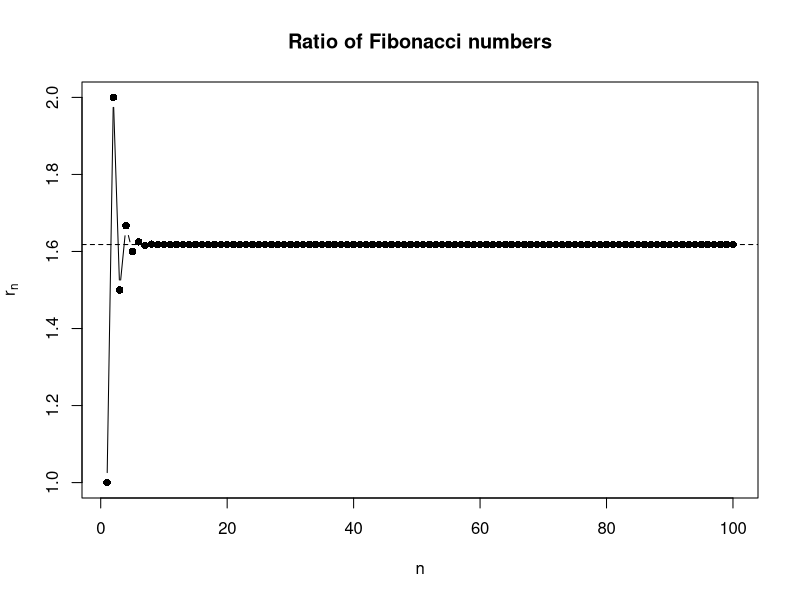
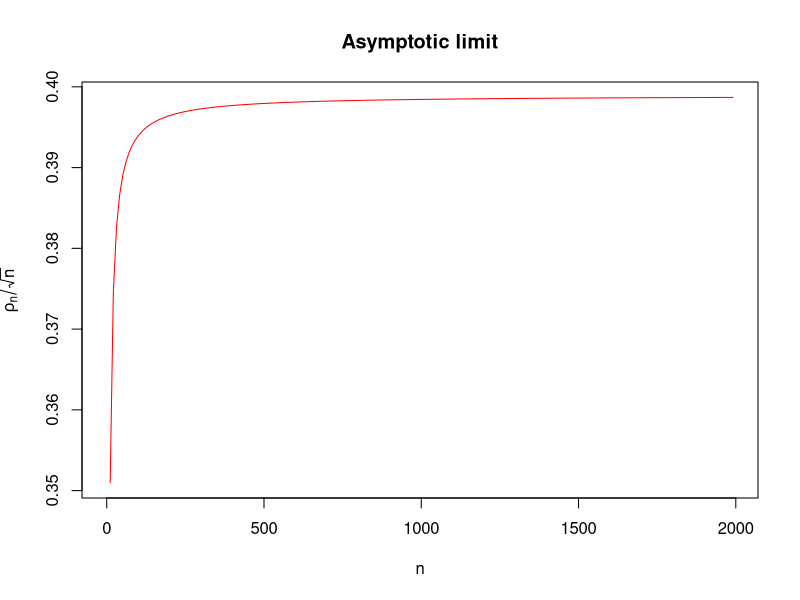
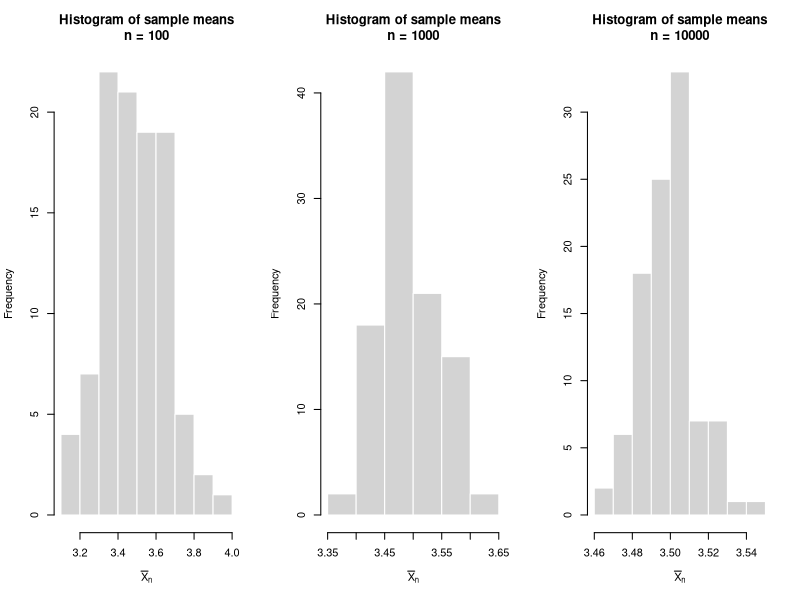
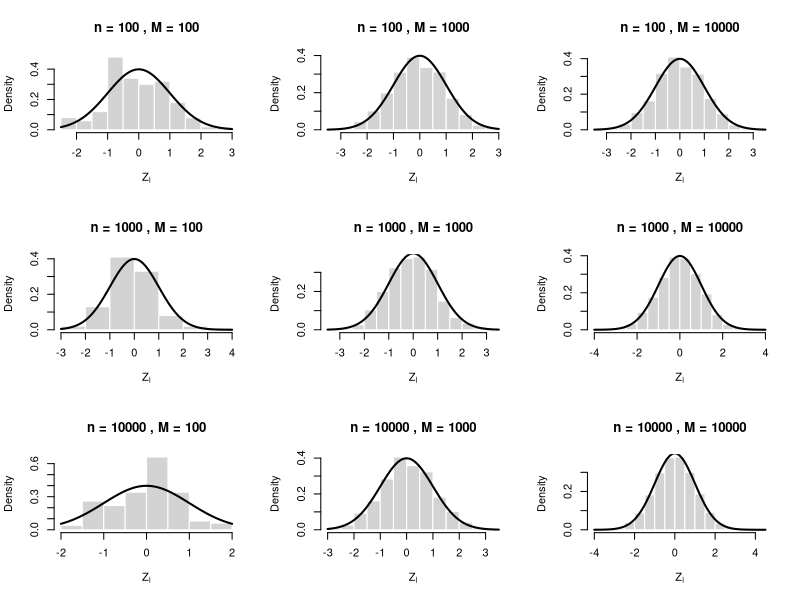

Source code (R) for these figures, in order:
## ---- chunk 1
knitr::opts_chunk$set(echo = TRUE)
## ---- chunk 2
fibonacci_for_loop <- function(n){
  F <- numeric(n + 1)
  F[1] <- 1
  F[2] <- 1
  
  if (n >= 2) {
    for (i in 3:(n + 1)) {
      F[i] <- F[i - 1] + F[i - 2]
    }
  }
  
  r <- numeric(n)
  for (i in 1:n) {
    r[i] <- F[i + 1] / F[i]
  }
  
  r
}

fibonacci_while_loop <- function(n){
  F <- numeric(n + 1)
  F[1] <- 1
  F[2] <- 1
  
  i <- 3
  while (i <= n + 1) {
    F[i] <- F[i - 1] + F[i - 2]
    i <- i + 1
  }
  
  r <- numeric(n)
  i <- 1
  while (i <= n) {
    r[i] <- F[i + 1] / F[i]
    i <- i + 1
  }
  r
}
## ---- chunk 3
library(microbenchmark)

microbenchmark(
  fibonacci_for_loop(200),
  fibonacci_while_loop(200),
  times = 100
)

microbenchmark(
  fibonacci_for_loop(2000),
  fibonacci_while_loop(2000),
  times = 100
)
## ---- chunk 4
r100 <- fibonacci_for_loop(100)

plot(
  1:100, 
  r100, 
  type = "b", 
  pch = 16,
  xlab = "n", 
  ylab = expression(r[n]),
  main = "Ratio of Fibonacci numbers"
)

# golden ratio
abline(h = (1 + sqrt(5)) / 2, lty = 2)
## ---- chunk 5
gamma_compute <- function(n){
  rho <- gamma((n-1)/2) / (gamma(1/2) * gamma((n-2)/2))
  return(rho)
}
## ---- chunk 6
gamma_compute(2000)
## ---- chunk 7
gamma_compute_large <- function(n){
  log_result <-lgamma((n - 1) / 2) - lgamma(1 / 2) - lgamma((n - 2) / 2)
  return(exp(log_result))
}

gamma_compute_large(2000)
## ---- chunk 8
N <- seq(1,2000, by = 10)

plot(N, gamma_compute_large(N)/sqrt(N), type = "l", col = "red", ylab = expression(rho[n]/sqrt(n)), xlab = "n", main = "Asymptotic limit")
#curve(log(x), add = TRUE, col="blue")
## ---- chunk 9
set.seed(12318680)

n <- c(100, 1000, 10000)
M <- 100

sample_means <- vector("list", length(n))
names(sample_means) <- paste0("n=", n)
par(mfrow = c(1, 3))
for (j in seq_along(n)) {
  
  rolls_mean <- numeric(M)
  
  for (m in 1:M) {
    rolls <- sample(1:6, size = n[j], replace = TRUE)
    rolls_mean[m] <- mean(rolls)
  }
  hist(
    rolls_mean,
    main = paste("Histogram of sample means\nn =", n[j]),
    xlab = expression(bar(X)[n]),
    col = "lightgray",
    border = "white"
  )
}
## ---- chunk 10
    set.seed(12318680)
    n <- c(100, 1000, 10000)
    M <- c(100, 1000, 10000)

    mu <- 3.5
    sigma <- sqrt(35/12)

    par(mfrow = c(3, 3))

    for (i in n) {
      for (j in M) {
        Zn <- numeric(j)
        
        for (m in 1:j) {
          rolls <- sample(1:6, size = i, replace = TRUE)
          xbar_n <- mean(rolls)
          Zn[m] <- (xbar_n - mu) / (sigma / sqrt(i))
        }
        
        hist(
          Zn,
          main = paste("n =", i, ", M =", j),
          xlab = expression(Z[i]),
          col = "lightgray",
          border = "white",
          freq = FALSE
        )
        
        curve(dnorm(x), add = TRUE, lwd = 2)
      }
    }
## ---- chunk 11
kwtest <- function (x, g, ...) 
{
    if (is.list(x)) {
        if (length(x) < 2L) 
            stop("'x' must be a list with at least 2 elements")
        if (!missing(g)) 
            warning("'x' is a list, so ignoring argument 'g'")
        if (!all(sapply(x, is.numeric))) 
            warning("some elements of 'x' are not numeric and will be coerced to numeric")
        k <- length(x)
        l <- lengths(x)
        if (any(l == 0L)) 
            stop("all groups must contain data")
        g <- factor(rep.int(seq_len(k), l))
        x <- unlist(x)
    }
    else {
        if (length(x) != length(g)) 
            stop("'x' and 'g' must have the same length")
        g <- factor(g)
        k <- nlevels(g)
        if (k < 2L) 
            stop("all observations are in the same group")
    }
    n <- length(x)
    if (n < 2L) 
        stop("not enough observations")
    r <- rank(x)
    TIES <- table(x)
    STATISTIC <- sum(tapply(r, g, sum)^2/tapply(r, g, length))
    STATISTIC <- ((12 * STATISTIC/(n * (n + 1)) - 3 * (n + 1))/(1 - 
        sum(TIES^3 - TIES)/(n^3 - n)))
    PARAMETER <- k - 1L
    PVAL <- pchisq(STATISTIC, PARAMETER, lower.tail = FALSE)
    names(STATISTIC) <- "Kruskal-Wallis chi-squared"
    names(PARAMETER) <- "df"
    RVAL <- list(statistic = STATISTIC, parameter = PARAMETER, 
        p.value = PVAL, method = "Kruskal-Wallis rank sum test")
    return(RVAL)
}
## ---- chunk 12
set.seed(1899)
sample1 = rnorm(100, 4,1)
sample2 = rnorm(100,5,1)
sample3 = rnorm(100,5,2)
x_list <- list(sample1 = sample1, sample2 = sample2, sample3 = sample3)
x_vec <- c(sample1, sample2, sample3)
g <- rep(1:3, each = 100)
kwtest(x_list)
kwtest(x_vec, g)
## ---- chunk 13
kw_fast <- function(x, g) {
  n <- length(x)
  if (!is.numeric(x)) stop("x must be a numeric vector!")
  if (n != length(g)) stop("'x' and 'g' must have the same length")
  if (n < 2L) stop("not enough observations")
  g <- as.factor(g)
  k <- nlevels(g)
  if (k < 2L) stop("all observations are in the same group")
  r <- rank(x)
  rank_sums <- rowsum(r, g)
  group_lengths <- tabulate(g)
  STAT <- sum(rank_sums^2 / group_lengths)
  TIES <- table(x)
  STAT <- ((12 * STAT / (n * (n + 1)) - 3 * (n + 1)) / 
          (1 - sum(TIES^3 - TIES) / (n^3 - n)))
  names(STAT) <- "Kruskal-Wallis chi-squared"
  return(STAT)
}
kw_fast(x_vec, g)
## ---- chunk 14
set.seed(1234)
m <- 1000 # number of repetitions
n <- 50   # number of individuals
X <- matrix(rt(m * n, df = 10), nrow = m)
grp <- rep(1:3, c(20, 20, 10))
## ---- chunk 15
kw_default <- function(X,g) {
  apply(X, 1, function(y) {stats:::kruskal.test.default(y, g)$statistic})
}
head(kw_default(X,grp))
## ---- chunk 16
kw_fast_multiple <- function(X,g) {
  apply(X, 1, function(y) {kw_fast(y,g)})
}
head(kw_fast_multiple(X,grp))
## ---- chunk 17
library(microbenchmark)

bench_results <- microbenchmark(default_R = kw_default(X,grp),
                                fast_custom = kw_fast_multiple(X, grp),
                                times = 10)
print(bench_results)
## ---- chunk 18
kw_fast_vector <- function(X,g) {
  if (!is.matrix(X) || !is.numeric(X)) stop("X must be a numeric matrix!")
  n <- ncol(X)
  if (n != length(g)) stop("The number of columns in 'X' must equal the length of 'g'")
  if (n < 2L) stop("not enough observations")
  
  g <- as.factor(g)
  if (nlevels(g) < 2L) stop("all observations are in the same group")
  
  R <- t(apply(X, 1, rank))
  
  D <- model.matrix(~ 0 + g) 
  rank_sums <- R %*% D
  
  group_lengths <- tabulate(g)
  STAT_base <- rowSums(sweep(rank_sums^2, 2, group_lengths, "/"))
  H_unadj <- (12 * STAT_base / (n * (n + 1))) - 3 * (n + 1)
  
  tie_sums <- apply(X, 1, function(row_data) {
    if (anyDuplicated(row_data)) {
      ties <- tabulate(match(row_data, unique(row_data)))
      sum(ties^3 - ties)
    } else {
      0 
    }
  })

  tie_correction <- 1 - tie_sums / (n^3 - n)
  
  STAT <- H_unadj / tie_correction
  
  return(STAT)
}
head(kw_fast_vector(X,grp))

bench_results_2 <- microbenchmark(default_R = kw_default(X,grp),
                                fast_custom = kw_fast_multiple(X, grp),
                                fast_custom_vec = kw_fast_vector(X, grp),
                                times = 10)
print(bench_results_2)
